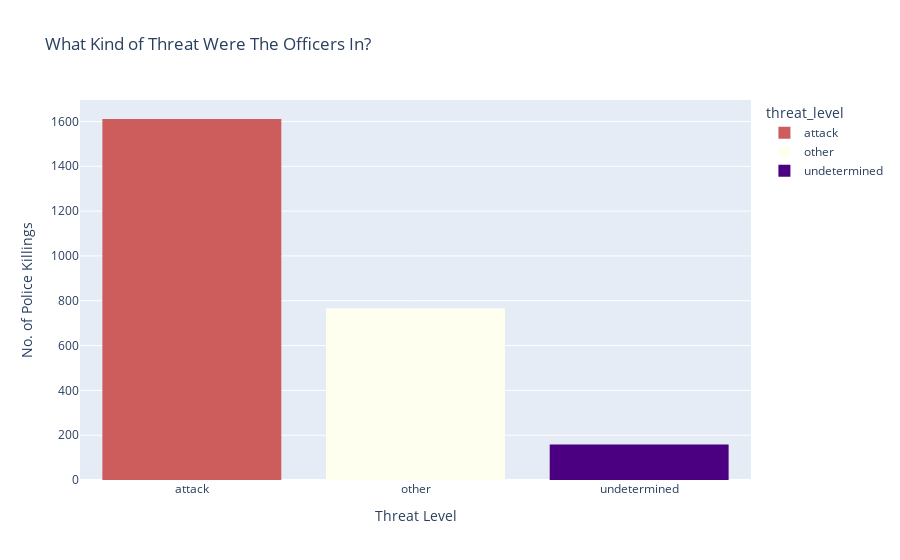

Notebook code cell kept with this figure:
### Code cell
fig = px.histogram(plc, x=plc['threat_level'],color = plc['threat_level'],title='What Kind of Threat Were The Officers In? ',color_discrete_sequence=[
                 "indianred", "ivory","indigo"])
fig.layout.xaxis.title.text = "Threat Level"
fig.layout.yaxis.title.text = "No. of Police Killings"
fig.show()

### Figure 1 — Plotly figure (JSON) as saved in the notebook; plotly's stock layout.template omitted (floating-point values rounded to 4 significant figures; data arrays with more than 128 entries replaced by an {"elided": "..."} marker saying what was removed)
{"data": [{"alignmentgroup": "True", "bingroup": "x", "hovertemplate": "threat_level=%{x}<br>count=%{y}<extra></extra>", "legendgroup": "attack", "marker": {"color": "indianred", "pattern": {"shape": ""}}, "name": "attack", "offsetgroup": "attack", "orientation": "v", "showlegend": true, "type": "histogram", "x": {"elided": "1611 str values"}, "xaxis": "x", "yaxis": "y"}, {"alignmentgroup": "True", "bingroup": "x", "hovertemplate": "threat_level=%{x}<br>count=%{y}<extra></extra>", "legendgroup": "other", "marker": {"color": "ivory", "pattern": {"shape": ""}}, "name": "other", "offsetgroup": "other", "orientation": "v", "showlegend": true, "type": "histogram", "x": {"elided": "766 str values"}, "xaxis": "x", "yaxis": "y"}, {"alignmentgroup": "True", "bingroup": "x", "hovertemplate": "threat_level=%{x}<br>count=%{y}<extra></extra>", "legendgroup": "undetermined", "marker": {"color": "indigo", "pattern": {"shape": ""}}, "name": "undetermined", "offsetgroup": "undetermined", "orientation": "v", "showlegend": true, "type": "histogram", "x": {"elided": "158 str values"}, "xaxis": "x", "yaxis": "y"}], "layout": {"barmode": "relative", "legend": {"title": {"text": "threat_level"}, "tracegroupgap": 0}, "title": {"text": "What Kind of Threat Were The Officers In? "}, "xaxis": {"anchor": "y", "categoryarray": ["attack", "other", "undetermined"], "categoryorder": "array", "domain": [0, 1], "title": {"text": "Threat Level"}}, "yaxis": {"anchor": "x", "domain": [0, 1], "title": {"text": "No. of Police Killings"}}}}
